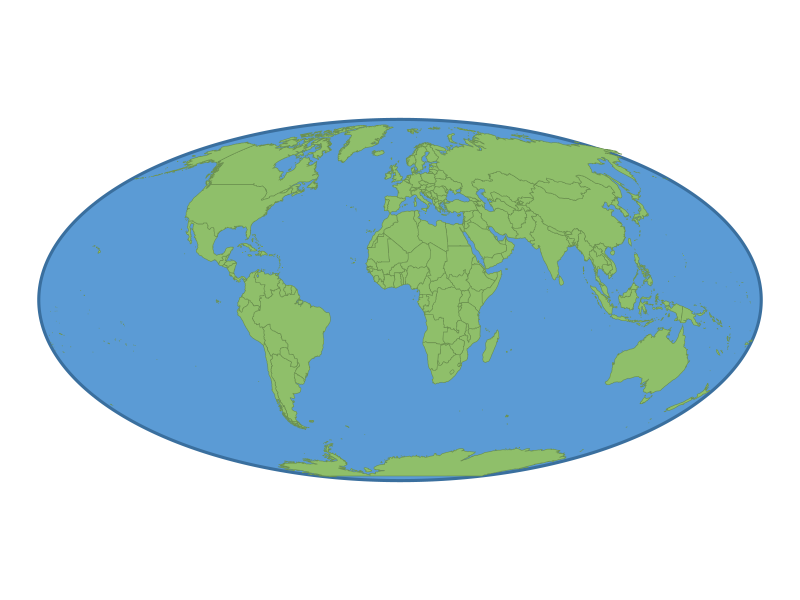

The R source for this figure:
# Figures for Lecture 29 (Open science)
#######################################
#
# Run from the project root:
#
#   source("R_scripts/Lecture_29_figures.R")
#
# Draws the world map used on the "Open source reduces wasted efforts" slide,
# in a Mollweide projection, from the maps package's world database. The other
# Lecture 29 images are photos and screenshots; see lectures/figures/README.md.

  world <- maps::map("world", plot = FALSE, fill = TRUE)

  # Mollweide projection: solve 2*theta + sin(2*theta) = pi * sin(latitude)
  # for theta by Newton's method, then scale

  mollweide <- function(lon, lat){
    phi <- lat * pi / 180
    theta <- phi
    for (k in 1:30) {
      f <- 2 * theta + sin(2 * theta) - pi * sin(phi)
      d <- 2 + 2 * cos(2 * theta)
      theta <- ifelse(abs(d) < 1e-9, theta, theta - f / d)
    }
    list(x = 2 * sqrt(2) / pi * (lon * pi / 180) * cos(theta),
         y = sqrt(2) * sin(theta))
  }

  projected <- mollweide(world$x, world$y)

  png("lectures/figures/29_world_map.png", width = 1540, height = 950, bg = "white")

    par(mar = c(0, 0, 0, 0))

    plot(NA, xlim = c(-2.9, 2.9), ylim = c(-1.45, 1.45), asp = 1,
         axes = FALSE, xlab = "", ylab = "")

    edge <- seq(0, 2 * pi, length.out = 400)
    polygon(2 * sqrt(2) * cos(edge), sqrt(2) * sin(edge),
            col = "#5b9bd5", border = "#3a6f9e", lwd = 3)

    polygon(projected$x, projected$y, col = "#8fbf6a", border = "#6a8f4f", lwd = 0.6)

  dev.off()
